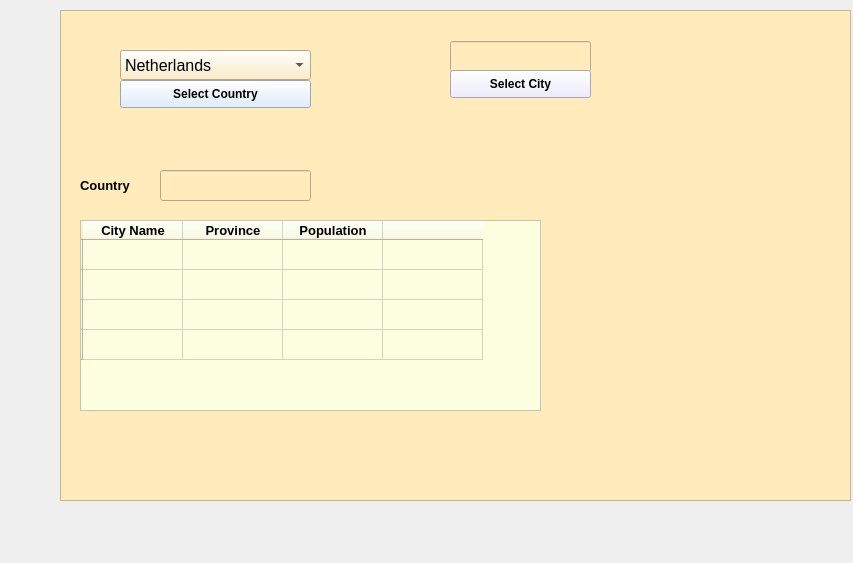
<?xml version="1.0" encoding="UTF-8"?>
<ui version="4.0">
 <class>Form</class>
 <widget class="QWidget" name="Form">
  <property name="geometry">
   <rect>
    <x>0</x>
    <y>0</y>
    <width>853</width>
    <height>563</height>
   </rect>
  </property>
  <property name="windowTitle">
   <string>Form</string>
  </property>
  <widget class="QFrame" name="frame">
   <property name="geometry">
    <rect>
     <x>60</x>
     <y>10</y>
     <width>791</width>
     <height>491</height>
    </rect>
   </property>
   <property name="styleSheet">
    <string notr="true">background-color: rgb(255, 235, 188);</string>
   </property>
   <property name="frameShape">
    <enum>QFrame::StyledPanel</enum>
   </property>
   <property name="frameShadow">
    <enum>QFrame::Raised</enum>
   </property>
   <widget class="QComboBox" name="comboBox">
    <property name="geometry">
     <rect>
      <x>60</x>
      <y>40</y>
      <width>191</width>
      <height>30</height>
     </rect>
    </property>
    <property name="font">
     <font>
      <pointsize>12</pointsize>
      <weight>50</weight>
      <bold>false</bold>
     </font>
    </property>
    <item>
     <property name="text">
      <string>Netherlands</string>
     </property>
    </item>
    <item>
     <property name="text">
      <string>Belgium</string>
     </property>
    </item>
    <item>
     <property name="text">
      <string>Germany</string>
     </property>
    </item>
   </widget>
   <widget class="QPushButton" name="pushButton">
    <property name="geometry">
     <rect>
      <x>60</x>
      <y>70</y>
      <width>191</width>
      <height>28</height>
     </rect>
    </property>
    <property name="font">
     <font>
      <weight>75</weight>
      <bold>true</bold>
     </font>
    </property>
    <property name="styleSheet">
     <string notr="true">background-color: rgb(215, 233, 255);</string>
    </property>
    <property name="text">
     <string>Select Country</string>
    </property>
   </widget>
   <widget class="QLabel" name="label">
    <property name="geometry">
     <rect>
      <x>20</x>
      <y>160</y>
      <width>91</width>
      <height>31</height>
     </rect>
    </property>
    <property name="font">
     <font>
      <pointsize>10</pointsize>
      <weight>75</weight>
      <bold>true</bold>
     </font>
    </property>
    <property name="text">
     <string>Country</string>
    </property>
   </widget>
   <widget class="QLineEdit" name="lineEdit">
    <property name="geometry">
     <rect>
      <x>100</x>
      <y>160</y>
      <width>151</width>
      <height>31</height>
     </rect>
    </property>
   </widget>
   <widget class="QTableWidget" name="tableWidget_2">
    <property name="geometry">
     <rect>
      <x>20</x>
      <y>210</y>
      <width>461</width>
      <height>191</height>
     </rect>
    </property>
    <property name="styleSheet">
     <string notr="true">background-color: rgb(253, 255, 225);
</string>
    </property>
    <row>
     <property name="text">
      <string/>
     </property>
    </row>
    <row>
     <property name="text">
      <string/>
     </property>
    </row>
    <row>
     <property name="text">
      <string/>
     </property>
    </row>
    <row>
     <property name="text">
      <string/>
     </property>
    </row>
    <column>
     <property name="text">
      <string>City Name</string>
     </property>
     <property name="font">
      <font>
       <pointsize>10</pointsize>
       <weight>75</weight>
       <bold>true</bold>
      </font>
     </property>
    </column>
    <column>
     <property name="text">
      <string>Province</string>
     </property>
     <property name="font">
      <font>
       <pointsize>10</pointsize>
       <weight>75</weight>
       <bold>true</bold>
      </font>
     </property>
    </column>
    <column>
     <property name="text">
      <string>Population</string>
     </property>
     <property name="font">
      <font>
       <pointsize>10</pointsize>
       <weight>75</weight>
       <bold>true</bold>
      </font>
     </property>
    </column>
    <column>
     <property name="text">
      <string/>
     </property>
    </column>
   </widget>
   <widget class="QLineEdit" name="lineEdit_2">
    <property name="geometry">
     <rect>
      <x>390</x>
      <y>31</y>
      <width>141</width>
      <height>31</height>
     </rect>
    </property>
   </widget>
   <widget class="QPushButton" name="pushButton_2">
    <property name="geometry">
     <rect>
      <x>390</x>
      <y>60</y>
      <width>141</width>
      <height>28</height>
     </rect>
    </property>
    <property name="font">
     <font>
      <weight>75</weight>
      <bold>true</bold>
     </font>
    </property>
    <property name="styleSheet">
     <string notr="true">background-color: rgb(233, 231, 255);</string>
    </property>
    <property name="text">
     <string>Select City</string>
    </property>
   </widget>
  </widget>
 </widget>
 <resources/>
 <connections/>
</ui>
